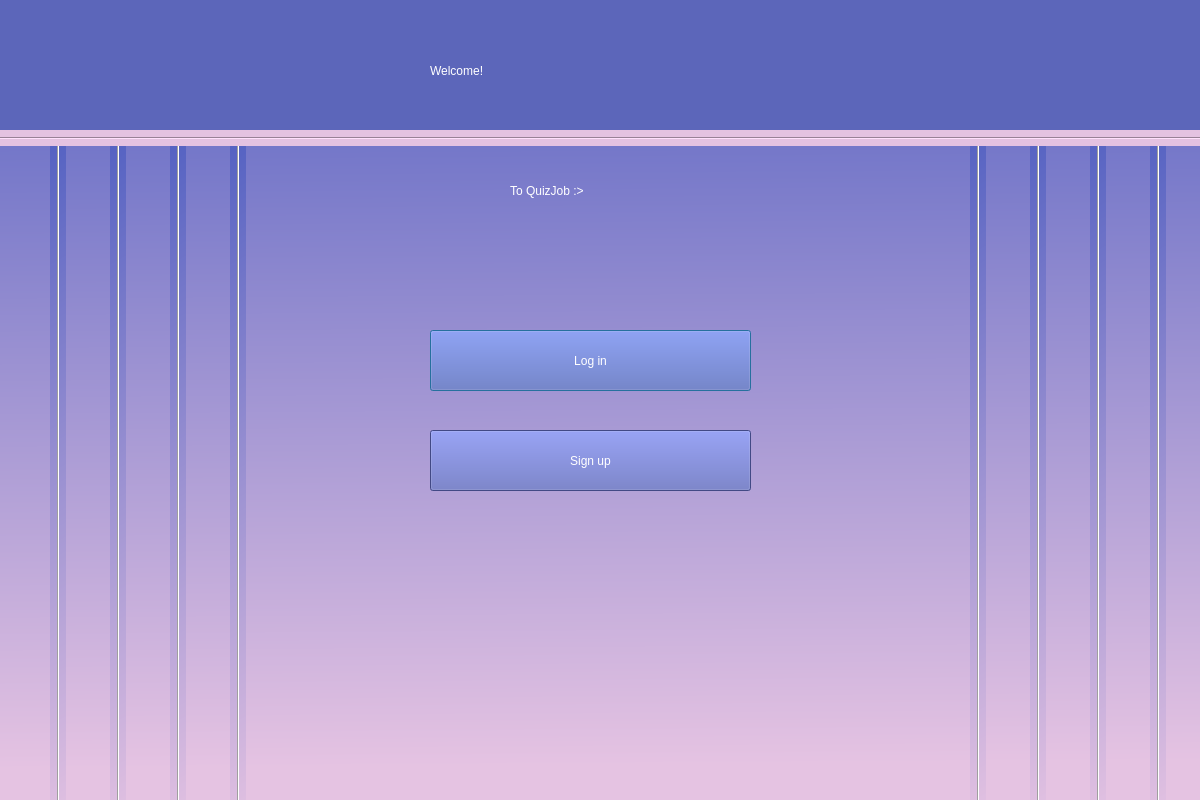
<?xml version="1.0" encoding="UTF-8"?>
<ui version="4.0">
 <class>Dialog</class>
 <widget class="QDialog" name="Dialog">
  <property name="geometry">
   <rect>
    <x>0</x>
    <y>0</y>
    <width>1200</width>
    <height>800</height>
   </rect>
  </property>
  <property name="windowTitle">
   <string>Dialog</string>
  </property>
  <property name="styleSheet">
   <string notr="true">background-color:
rgb(240, 240, 240);</string>
  </property>
  <widget class="QWidget" name="Background" native="true">
   <property name="geometry">
    <rect>
     <x>-10</x>
     <y>-30</y>
     <width>1231</width>
     <height>841</height>
    </rect>
   </property>
   <property name="autoFillBackground">
    <bool>false</bool>
   </property>
   <property name="styleSheet">
    <string notr="true">QWidget#Background{

	background-color: qlineargradient(spread:pad, x1:0.59, y1:0, x2:0.602273, y2:1, stop:0 rgba(85, 98, 194, 255), stop:0.943182 rgba(229, 195, 226, 255));

}</string>
   </property>
   <widget class="QLabel" name="label">
    <property name="geometry">
     <rect>
      <x>440</x>
      <y>30</y>
      <width>711</width>
      <height>141</height>
     </rect>
    </property>
    <property name="styleSheet">
     <string notr="true">QLabel{
	font: 52pt &quot;Rockwell&quot;;
background-color: rgb(92, 102, 186);

border-color: rgb(51, 58, 51);
color: rgb(255, 255, 255);

}


</string>
    </property>
    <property name="text">
     <string>Welcome!</string>
    </property>
   </widget>
   <widget class="QPushButton" name="Login_btn">
    <property name="geometry">
     <rect>
      <x>440</x>
      <y>360</y>
      <width>321</width>
      <height>61</height>
     </rect>
    </property>
    <property name="styleSheet">
     <string notr="true">
	font: 14pt &quot;Rockwell&quot;;
background-color: rgb(92, 102, 186);

border-color: rgb(51, 58, 51);
color: rgb(255, 255, 255);

</string>
    </property>
    <property name="text">
     <string>Log in</string>
    </property>
   </widget>
   <widget class="QPushButton" name="Signin_btn">
    <property name="geometry">
     <rect>
      <x>440</x>
      <y>460</y>
      <width>321</width>
      <height>61</height>
     </rect>
    </property>
    <property name="styleSheet">
     <string notr="true">	font: 14pt &quot;Rockwell&quot;;
background-color: rgb(92, 102, 186);

border-color: rgb(51, 58, 51);
color: rgb(255, 255, 255);
</string>
    </property>
    <property name="text">
     <string>Sign up</string>
    </property>
   </widget>
   <widget class="QLabel" name="label_2">
    <property name="geometry">
     <rect>
      <x>520</x>
      <y>190</y>
      <width>221</width>
      <height>61</height>
     </rect>
    </property>
    <property name="styleSheet">
     <string notr="true">	font: 20pt &quot;Rockwell&quot;;
setStyleSheet:(&quot;background-color: rgba(0,0,0,0)&quot;);
color: rgb(255, 255, 255);
background-color: qlineargradient(spread:pad, x1:0.205, y1:0, x2:0.312, y2:1, stop:0 rgba(100, 241, 255, 0), stop:1 rgba(245, 221, 221, 0));
</string>
    </property>
    <property name="text">
     <string>To QuizJob :&gt;</string>
    </property>
   </widget>
   <widget class="Line" name="line">
    <property name="geometry">
     <rect>
      <x>60</x>
      <y>170</y>
      <width>16</width>
      <height>741</height>
     </rect>
    </property>
    <property name="styleSheet">
     <string notr="true">background-color: qlineargradient(spread:pad, x1:0.59, y1:0, x2:0.602273, y2:1, stop:0 rgba(85, 98, 194, 255), stop:0.943182 rgba(229, 195, 226, 255));</string>
    </property>
    <property name="orientation">
     <enum>Qt::Vertical</enum>
    </property>
   </widget>
   <widget class="Line" name="line_2">
    <property name="geometry">
     <rect>
      <x>120</x>
      <y>170</y>
      <width>16</width>
      <height>741</height>
     </rect>
    </property>
    <property name="styleSheet">
     <string notr="true">background-color: qlineargradient(spread:pad, x1:0.59, y1:0, x2:0.602273, y2:1, stop:0 rgba(85, 98, 194, 255), stop:0.943182 rgba(229, 195, 226, 255));</string>
    </property>
    <property name="orientation">
     <enum>Qt::Vertical</enum>
    </property>
   </widget>
   <widget class="Line" name="line_5">
    <property name="geometry">
     <rect>
      <x>180</x>
      <y>170</y>
      <width>16</width>
      <height>741</height>
     </rect>
    </property>
    <property name="styleSheet">
     <string notr="true">background-color: qlineargradient(spread:pad, x1:0.59, y1:0, x2:0.602273, y2:1, stop:0 rgba(85, 98, 194, 255), stop:0.943182 rgba(229, 195, 226, 255));</string>
    </property>
    <property name="orientation">
     <enum>Qt::Vertical</enum>
    </property>
   </widget>
   <widget class="Line" name="line_6">
    <property name="geometry">
     <rect>
      <x>240</x>
      <y>170</y>
      <width>16</width>
      <height>741</height>
     </rect>
    </property>
    <property name="styleSheet">
     <string notr="true">background-color: qlineargradient(spread:pad, x1:0.59, y1:0, x2:0.602273, y2:1, stop:0 rgba(85, 98, 194, 255), stop:0.943182 rgba(229, 195, 226, 255));</string>
    </property>
    <property name="orientation">
     <enum>Qt::Vertical</enum>
    </property>
   </widget>
   <widget class="Line" name="line_7">
    <property name="geometry">
     <rect>
      <x>0</x>
      <y>160</y>
      <width>1221</width>
      <height>16</height>
     </rect>
    </property>
    <property name="styleSheet">
     <string notr="true">background-color: rgb(228, 194, 225);</string>
    </property>
    <property name="orientation">
     <enum>Qt::Horizontal</enum>
    </property>
   </widget>
   <widget class="Line" name="line_8">
    <property name="geometry">
     <rect>
      <x>1160</x>
      <y>160</y>
      <width>16</width>
      <height>741</height>
     </rect>
    </property>
    <property name="styleSheet">
     <string notr="true">background-color: qlineargradient(spread:pad, x1:0.59, y1:0, x2:0.602273, y2:1, stop:0 rgba(85, 98, 194, 255), stop:0.943182 rgba(229, 195, 226, 255));</string>
    </property>
    <property name="orientation">
     <enum>Qt::Vertical</enum>
    </property>
   </widget>
   <widget class="Line" name="line_3">
    <property name="geometry">
     <rect>
      <x>980</x>
      <y>160</y>
      <width>16</width>
      <height>741</height>
     </rect>
    </property>
    <property name="styleSheet">
     <string notr="true">background-color: qlineargradient(spread:pad, x1:0.59, y1:0, x2:0.602273, y2:1, stop:0 rgba(85, 98, 194, 255), stop:0.943182 rgba(229, 195, 226, 255));</string>
    </property>
    <property name="orientation">
     <enum>Qt::Vertical</enum>
    </property>
   </widget>
   <widget class="Line" name="line_9">
    <property name="geometry">
     <rect>
      <x>1100</x>
      <y>160</y>
      <width>16</width>
      <height>741</height>
     </rect>
    </property>
    <property name="styleSheet">
     <string notr="true">background-color: qlineargradient(spread:pad, x1:0.59, y1:0, x2:0.602273, y2:1, stop:0 rgba(85, 98, 194, 255), stop:0.943182 rgba(229, 195, 226, 255));</string>
    </property>
    <property name="orientation">
     <enum>Qt::Vertical</enum>
    </property>
   </widget>
   <widget class="Line" name="line_4">
    <property name="geometry">
     <rect>
      <x>1040</x>
      <y>160</y>
      <width>16</width>
      <height>741</height>
     </rect>
    </property>
    <property name="styleSheet">
     <string notr="true">background-color: qlineargradient(spread:pad, x1:0.59, y1:0, x2:0.602273, y2:1, stop:0 rgba(85, 98, 194, 255), stop:0.943182 rgba(229, 195, 226, 255));</string>
    </property>
    <property name="orientation">
     <enum>Qt::Vertical</enum>
    </property>
   </widget>
   <widget class="QLabel" name="label_3">
    <property name="geometry">
     <rect>
      <x>10</x>
      <y>30</y>
      <width>1221</width>
      <height>131</height>
     </rect>
    </property>
    <property name="styleSheet">
     <string notr="true">background-color: rgb(92, 102, 186);</string>
    </property>
    <property name="text">
     <string/>
    </property>
   </widget>
   <zorder>line_9</zorder>
   <zorder>line_3</zorder>
   <zorder>line_4</zorder>
   <zorder>line_8</zorder>
   <zorder>line_5</zorder>
   <zorder>line_6</zorder>
   <zorder>line_2</zorder>
   <zorder>line</zorder>
   <zorder>Login_btn</zorder>
   <zorder>Signin_btn</zorder>
   <zorder>label_2</zorder>
   <zorder>label_3</zorder>
   <zorder>label</zorder>
   <zorder>line_7</zorder>
  </widget>
 </widget>
 <resources/>
 <connections/>
</ui>
